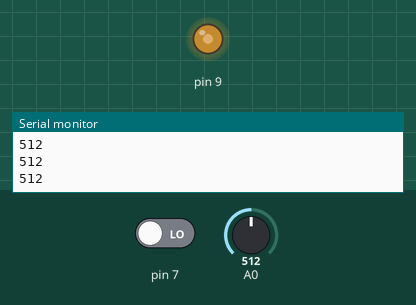
Recording of a sketch running on a simulated Arduino Uno, built with avr-gcc and run on an emulated ATmega328P. On the bench: output pins drawn as LEDs (lit = HIGH), the last lines printed to the serial monitor. Inputs (shaded band) come from the test bench; at power-on: A0 = 512, pin 7 LOW.

Above: at 1.2 s.
1.3 s: A0 set to 716
At 2.6 s:
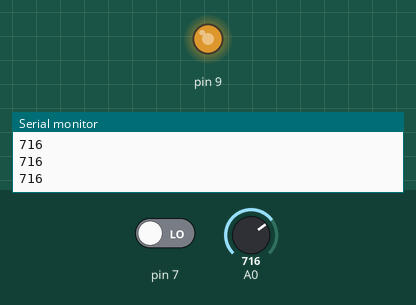
2.9 s: A0 set to 900
At 4.0 s:
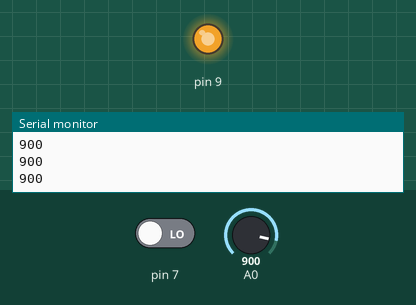
4.5 s: A0 set to 122
At 5.4 s:
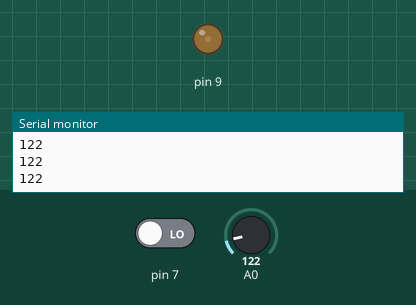
6.1 s: A0 set to 0
At 6.8 s:
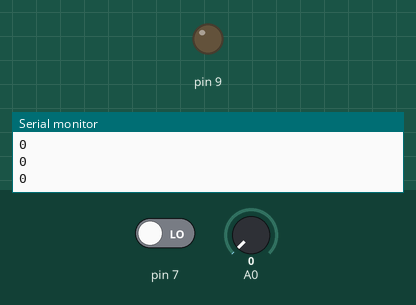
Timing chart, 0 to 8.7 s (numbered marks = the images above; inputs shaded):
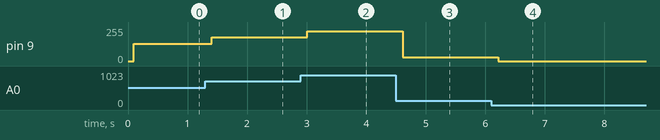

The sketch:

clase_04212023.ino
```cpp
// pwm pulse (de 0 a 5 volts) wide (ancho) modular(hacer cambios) prender y apagar en proporciones distintas, es para modular imitar un voltaje entre 0 y 5V)

int estadoPulsador;
int estadoPerilla;
int luz;


void setup() {
  // put your setup code here, to run once: 9600 es una estándar velocidad de ... taza baud

  pinMode(7, INPUT);
  Serial.begin(9600);
  pinMode(9, OUTPUT);

}

void loop() {
  // put your main code here, to run repeatedly:

 estadoPulsador = digitalRead(7);
 //Serial.println(estadoPulsador);

 //potensiómetro. Delay ayuda a que se vea mejor el gráfico, el que está en la esquina superior derecha, llamado serial Plotter. La resolución es 1/4 de 1023 máximo(??)
 estadoPerilla = analogRead(A0);
 Serial.println(estadoPerilla);
 delay(100);
 //analog no es necesariamente del lado analog, porque al ser write quiere decir que es digital, por lo que es por esto que se conecta al lado digital en las "patitas" que son pwm
 luz = estadoPerilla / 4;
 analogWrite(9, luz);


}
```

Measured:
- after the input at 1.3 s, pin 9: 128/255 → 179/255 after 0.10 s
- after the input at 2.9 s, pin 9: 179/255 → 225/255 after 0.11 s
- after the input at 4.5 s, pin 9: 225/255 → 30/255 after 0.11 s
- after the input at 6.1 s, pin 9: 30/255 → 0/255 after 0.12 s
